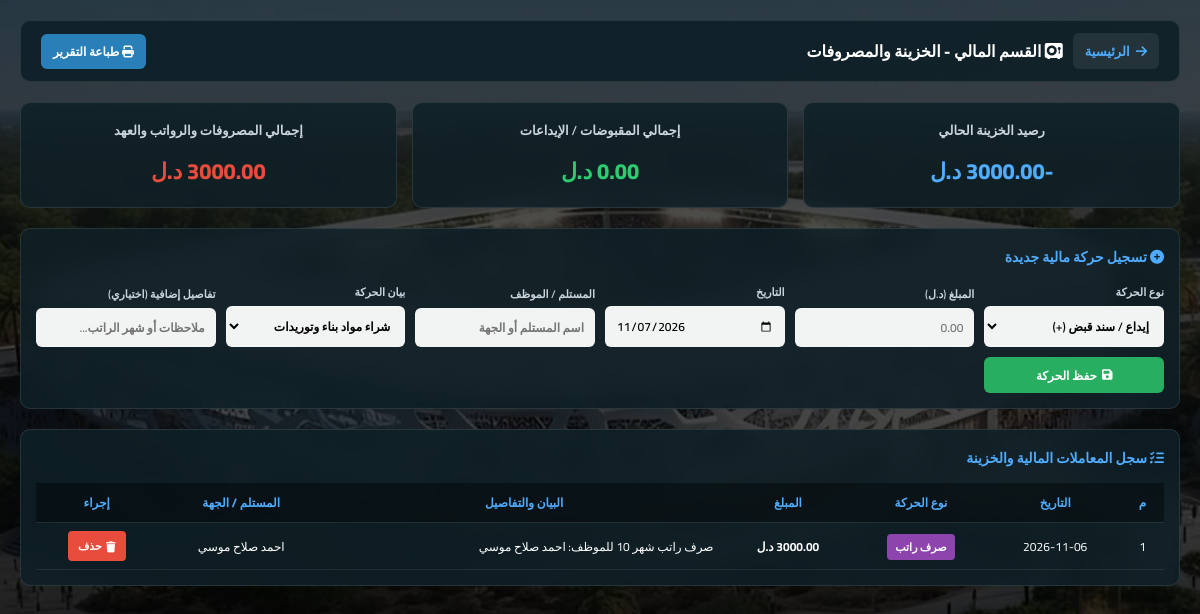
The page /finance (signed in) on the database its author committed.
### tables this page shows
CREATE TABLE expenses (
                    id INTEGER PRIMARY KEY AUTOINCREMENT,
                    description TEXT NOT NULL,
                    amount REAL NOT NULL,
                    expense_date TEXT NOT NULL,
                    category TEXT NOT NULL,
                    payment_method TEXT,
                    created_by INTEGER);

### app.py (the view, shortened to what this page needs)
@app.route('/finance', methods=['GET', 'POST'])
@login_required(roles=['accountant'])
def finance():
    conn = get_db()
    expenses = conn.execute("SELECT * FROM expenses ORDER BY id DESC").fetchall()
    total_in = conn.execute("SELECT COALESCE(SUM(amount), 0) FROM expenses WHERE category = 'إيراد'").fetchone()[0]
    total_out = conn.execute("SELECT COALESCE(SUM(amount), 0) FROM expenses WHERE category IN ('مصروفات', 'عهدة', 'رواتب', 'مواد بناء')").fetchone()[0]
    balance = total_in - total_out
    conn.close()
    return render_template('finance.html', expenses=expenses, total_in=total_in, total_out=total_out, balance=balance, today=date.today().isoformat())

### app.py (called while the page is built)
@app.context_processor
def inject_now():
    return {'now': datetime.now()}

def login_required(roles=None):
    def decorator(f):
        @wraps(f)
        def wrapper(*args, **kwargs):
            if 'user_id' not in session:
                return redirect(url_for('login'))
            user_role = session.get('role', 'user')
            if roles and user_role not in roles and user_role != 'admin':
                flash("عفواً، لا تملك الصلاحية للوصول لهذا القسم", "danger")
                return redirect(url_for('dashboard'))
            return f(*args, **kwargs)
        return wrapper
    return decorator

### database.py (called while the page is built)
def get_db():
    conn = sqlite3.connect('database.db')
    conn.row_factory = sqlite3.Row
    return conn

### templates/finance.html (shortened to what this page needs)
<!DOCTYPE html>
<html lang="ar" dir="rtl">
<head>
    <link rel="stylesheet" href="https://cdnjs.cloudflare.com/ajax/libs/font-awesome/6.4.0/css/all.min.css">
</head>
<body>
    <div class="header-bar no-print">
        <div style="display: flex; align-items: center; gap: 10px;">
            <a href="{{ url_for('dashboard') }}" class="back-link">
                <i class="fa-solid fa-arrow-right"></i> الرئيسية
            </a>
            <h2 style="margin: 0; font-size: 16px; font-weight: 800;"><i class="fa-solid fa-vault"></i> القسم المالي - الخزينة والمصروفات</h2>
        </div>
        <div>
            <button onclick="window.print()" style="background:#2980b9; color:white; border:none; padding:6px 12px; border-radius:6px; cursor:pointer; font-weight:700; font-size:12px;">
                <i class="fa-solid fa-print"></i> طباعة التقرير
            </button>
        </div>
    </div>
    <div class="stats-grid no-print">
        <div class="stat-card">
            <h3>رصيد الخزينة الحالي</h3>
            <div class="amount blue">{{ "%.2f"|format(balance) }} د.ل</div>
        </div>
        <div class="stat-card">
            <h3>إجمالي المقبوضات / الإيداعات</h3>
            <div class="amount green">{{ "%.2f"|format(total_in) }} د.ل</div>
        </div>
        <div class="stat-card">
            <h3>إجمالي المصروفات والرواتب والعهد</h3>
            <div class="amount red">{{ "%.2f"|format(total_out) }} د.ل</div>
        </div>
    </div>
    <div class="form-section no-print">
        <h3><i class="fa-solid fa-circle-plus"></i> تسجيل حركة مالية جديدة</h3>
        <form method="POST">
            <div class="form-grid">
                <div class="form-group">
                    <label>نوع الحركة</label>
                    <select name="trans_type" required>
                        <option value="in">إيداع / سند قبض (+)</option>
                    </select>
                </div>
                <div class="form-group">
                    <label>المبلغ (د.ل)</label>
                    <input type="number" step="0.01" name="amount" min="0.01" required placeholder="0.00">
                </div>
                <div class="form-group">
                    <label>التاريخ</label>
                    <input type="date" name="expense_date" value="{{ today }}" required>
                </div>
                <div class="form-group">
                    <label>المستلم / الموظف</label>
                    <input type="text" name="person" placeholder="اسم المستلم أو الجهة" required>
                </div>
                <div class="form-group">
                    <label>بيان الحركة</label>
                    <select name="description" required>
                        <option value="شراء مواد بناء وتوريدات">شراء مواد بناء وتوريدات</option>
                    </select>
                </div>
                <div class="form-group">
                    <label>تفاصيل إضافية (اختياري)</label>
                    <input type="text" name="notes" placeholder="ملاحظات أو شهر الراتب...">
                </div>
                <div class="form-group">
                    <button type="submit" class="btn-submit"><i class="fa-solid fa-floppy-disk"></i> حفظ الحركة</button>
                </div>
            </div>
        </form>
    </div>
    <div class="table-section">
        <h3><i class="fa-solid fa-list-check"></i> سجل المعاملات المالية والخزينة</h3>
        <div class="table-responsive">
            <table>
                <thead>
                    <tr>
                        <th>م</th>
                        <th>التاريخ</th>
                        <th>نوع الحركة</th>
                        <th>المبلغ</th>
                        <th>البيان والتفاصيل</th>
                        <th>المستلم / الجهة</th>
                        <th class="no-print">إجراء</th>
                    </tr>
                </thead>
                <tbody>
                    {% for t in expenses %}
                    <tr>
                        <td>{{ loop.index }}</td>
                        <td>{{ t.expense_date }}</td>
                        <td>
                            {% if t.category == 'إيراد' %}
                                <span class="tag-in">سند قبض</span>
                            {% elif t.category == 'عهدة' %}
                                <span class="tag-custody">عهدة مالية</span>
                            {% elif t.category == 'رواتب' %}
                                <span class="tag-salary">صرف راتب</span>
                            {% else %}
                                <span class="tag-out">سند صرف</span>
                            {% endif %}
                        </td>
                        <td style="font-weight: 700;">{{ "%.2f"|format(t.amount) }} د.ل</td>
                        <td style="text-align: right; padding-right: 10px;">{{ t.description }}</td>
                        <td>{{ t.payment_method }}</td>
                        <td class="no-print">
                            <a href="{{ url_for('delete_expense', id=t.id) }}" onclick="return confirm('هل أنت متأكد من حذف هذه الحركة المالية؟')" class="btn-delete" title="حذف">
                                <i class="fa-solid fa-trash"></i> حذف
                            </a>
                        </td>
                    </tr>
                    {% else %}
                    <tr>
                        <td colspan="7" style="text-align:center; color: #a0aec0; padding: 15px;">لا توجد حركات مالية مسجلة حتى الآن.</td>
                    </tr>
                    {% endfor %}
                </tbody>
            </table>
        </div>
    </div>
</body>
</html>

### rows shown on the page
expenses: expense_date "2026-11-06", category "صرف راتب", amount "3000.00", description "صرف راتب شهر 10 للموظف: احمد صلاح موسي", payment_method "احمد صلاح موسي"
